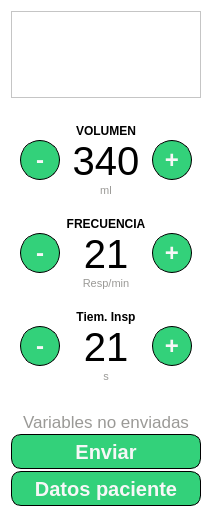
     <widget class="QFrame" name="frame_18">
      <property name="minimumSize">
       <size>
        <width>170</width>
        <height>521</height>
       </size>
      </property>
      <property name="maximumSize">
       <size>
        <width>16777215</width>
        <height>16777215</height>
       </size>
      </property>
      <property name="styleSheet">
       <string notr="true">background-color: rgb(255, 255, 255);</string>
      </property>
      <property name="frameShape">
       <enum>QFrame::NoFrame</enum>
      </property>
      <property name="frameShadow">
       <enum>QFrame::Sunken</enum>
      </property>
      <property name="lineWidth">
       <number>0</number>
      </property>
      <layout class="QGridLayout" name="gridLayout_6">
       <item row="5" column="0">
        <widget class="QFrame" name="frame_3">
         <property name="minimumSize">
          <size>
           <width>190</width>
           <height>100</height>
          </size>
         </property>
         <property name="maximumSize">
          <size>
           <width>16777215</width>
           <height>16777215</height>
          </size>
         </property>
         <property name="frameShape">
          <enum>QFrame::NoFrame</enum>
         </property>
         <property name="frameShadow">
          <enum>QFrame::Raised</enum>
         </property>
         <layout class="QVBoxLayout" name="verticalLayout">
          <property name="spacing">
           <number>0</number>
          </property>
          <property name="leftMargin">
           <number>0</number>
          </property>
          <property name="topMargin">
           <number>0</number>
          </property>
          <property name="rightMargin">
           <number>0</number>
          </property>
          <property name="bottomMargin">
           <number>0</number>
          </property>
          <item>
           <widget class="QLabel" name="label_25">
            <property name="minimumSize">
             <size>
              <width>0</width>
              <height>20</height>
             </size>
            </property>
            <property name="maximumSize">
             <size>
              <width>16777215</width>
              <height>20</height>
             </size>
            </property>
            <property name="font">
             <font>
              <pointsize>13</pointsize>
              <weight>50</weight>
              <italic>false</italic>
              <bold>false</bold>
              <underline>false</underline>
              <strikeout>false</strikeout>
              <stylestrategy>PreferDefault</stylestrategy>
              <kerning>true</kerning>
             </font>
            </property>
            <property name="styleSheet">
             <string notr="true">color: rgb(154, 153, 150);</string>
            </property>
            <property name="text">
             <string>Variables no enviadas</string>
            </property>
            <property name="alignment">
             <set>Qt::AlignCenter</set>
            </property>
           </widget>
          </item>
          <item>
           <widget class="QPushButton" name="pushButton_5">
            <property name="minimumSize">
             <size>
              <width>0</width>
              <height>35</height>
             </size>
            </property>
            <property name="font">
             <font>
              <pointsize>15</pointsize>
              <weight>75</weight>
              <bold>true</bold>
             </font>
            </property>
            <property name="styleSheet">
             <string notr="true">QPushButton{
	color: rgb(247, 247, 247);
	background-color: rgb(51, 209, 122);
	border-radius: 10%;
    border: 1px solid #000;
	
}

QPushButton:hover {background-color: rgb(230, 97, 0);}

QPushButton:hover:!pressed
{
  border: 1.5px solid black;
}</string>
            </property>
            <property name="text">
             <string>Enviar</string>
            </property>
            <property name="checkable">
             <bool>true</bool>
            </property>
           </widget>
          </item>
          <item>
           <widget class="QPushButton" name="pushButton_6">
            <property name="minimumSize">
             <size>
              <width>0</width>
              <height>35</height>
             </size>
            </property>
            <property name="font">
             <font>
              <pointsize>15</pointsize>
              <weight>75</weight>
              <bold>true</bold>
             </font>
            </property>
            <property name="styleSheet">
             <string notr="true">QPushButton{
	color: rgb(247, 247, 247);
	background-color: rgb(51, 209, 122);
	border-radius: 10%;
    border: 1px solid #000;
	
}

QPushButton:hover {background-color: rgb(230, 97, 0);}

QPushButton:hover:!pressed
{
  border: 1.5px solid black;
}</string>
            </property>
            <property name="text">
             <string>Datos paciente</string>
            </property>
            <property name="checkable">
             <bool>true</bool>
            </property>
           </widget>
          </item>
         </layout>
        </widget>
       </item>
       <item row="0" column="0">
        <widget class="QFrame" name="frame">
         <property name="frameShape">
          <enum>QFrame::StyledPanel</enum>
         </property>
         <property name="frameShadow">
          <enum>QFrame::Raised</enum>
         </property>
         <layout class="QHBoxLayout" name="horizontalLayout_10">
          <property name="spacing">
           <number>0</number>
          </property>
          <property name="leftMargin">
           <number>0</number>
          </property>
          <property name="topMargin">
           <number>0</number>
          </property>
          <property name="rightMargin">
           <number>0</number>
          </property>
          <property name="bottomMargin">
           <number>0</number>
          </property>
          <item>
           <widget class="QLabel" name="label_2">
            <property name="styleSheet">
             <string notr="true">image: url(:/logos/Images/Unillanos.png);</string>
            </property>
            <property name="text">
             <string/>
            </property>
           </widget>
          </item>
         </layout>
        </widget>
       </item>
       <item row="1" column="0">
        <widget class="QFrame" name="frame_2">
         <property name="minimumSize">
          <size>
           <width>190</width>
           <height>300</height>
          </size>
         </property>
         <property name="maximumSize">
          <size>
           <width>16777215</width>
           <height>16777215</height>
          </size>
         </property>
         <property name="frameShape">
          <enum>QFrame::NoFrame</enum>
         </property>
         <property name="frameShadow">
          <enum>QFrame::Raised</enum>
         </property>
         <layout class="QVBoxLayout" name="verticalLayout_7">
          <property name="spacing">
           <number>0</number>
          </property>
          <property name="leftMargin">
           <number>9</number>
          </property>
          <property name="topMargin">
           <number>0</number>
          </property>
          <property name="rightMargin">
           <number>9</number>
          </property>
          <property name="bottomMargin">
           <number>0</number>
          </property>
          <item>
           <layout class="QHBoxLayout" name="horizontalLayout">
            <item>
             <widget class="QPushButton" name="minus_1">
              <property name="minimumSize">
               <size>
                <width>40</width>
                <height>40</height>
               </size>
              </property>
              <property name="maximumSize">
               <size>
                <width>40</width>
                <height>40</height>
               </size>
              </property>
              <property name="font">
               <font>
                <pointsize>18</pointsize>
                <weight>75</weight>
                <bold>true</bold>
               </font>
              </property>
              <property name="styleSheet">
               <string notr="true">QPushButton{
	color: rgb(247, 247, 247);
	
	
	background-color: rgb(51, 209, 122);
border-radius: 20%;
    border: 1px solid #000;
}

QPushButton:hover {background-color: rgb(230, 97, 0);}

QPushButton:hover:!pressed
{
  border: 1.5px solid black;
}</string>
              </property>
              <property name="text">
               <string>-</string>
              </property>
              <property name="checkable">
               <bool>true</bool>
              </property>
             </widget>
            </item>
            <item>
             <layout class="QVBoxLayout" name="verticalLayout_3">
              <property name="spacing">
               <number>0</number>
              </property>
              <item>
               <widget class="QLabel" name="label_19">
                <property name="font">
                 <font>
                  <weight>75</weight>
                  <bold>true</bold>
                 </font>
                </property>
                <property name="text">
                 <string>VOLUMEN</string>
                </property>
                <property name="alignment">
                 <set>Qt::AlignCenter</set>
                </property>
               </widget>
              </item>
              <item>
               <widget class="QLabel" name="label_21">
                <property name="font">
                 <font>
                  <pointsize>30</pointsize>
                 </font>
                </property>
                <property name="text">
                 <string>340</string>
                </property>
                <property name="alignment">
                 <set>Qt::AlignCenter</set>
                </property>
               </widget>
              </item>
              <item>
               <widget class="QLabel" name="label_20">
                <property name="font">
                 <font>
                  <pointsize>8</pointsize>
                  <weight>50</weight>
                  <italic>false</italic>
                  <bold>false</bold>
                  <underline>false</underline>
                  <strikeout>false</strikeout>
                  <stylestrategy>PreferDefault</stylestrategy>
                  <kerning>true</kerning>
                 </font>
                </property>
                <property name="styleSheet">
                 <string notr="true">color: rgb(154, 153, 150);</string>
                </property>
                <property name="text">
                 <string>ml</string>
                </property>
                <property name="alignment">
                 <set>Qt::AlignCenter</set>
                </property>
               </widget>
              </item>
             </layout>
            </item>
            <item>
             <widget class="QPushButton" name="pushButton_18">
              <property name="minimumSize">
               <size>
                <width>40</width>
                <height>40</height>
               </size>
              </property>
              <property name="maximumSize">
               <size>
                <width>40</width>
                <height>40</height>
               </size>
              </property>
              <property name="font">
               <font>
                <pointsize>18</pointsize>
                <weight>75</weight>
                <bold>true</bold>
               </font>
              </property>
              <property name="styleSheet">
               <string notr="true">QPushButton{
	color: rgb(247, 247, 247);
	
	
	background-color: rgb(51, 209, 122);
border-radius: 20%;
    border: 1px solid #000;
}

QPushButton:hover {background-color: rgb(230, 97, 0);}

QPushButton:hover:!pressed
{
  border: 1.5px solid black;
}</string>
              </property>
              <property name="text">
               <string>+</string>
              </property>
              <property name="checkable">
               <bool>true</bool>
              </property>
             </widget>
            </item>
           </layout>
          </item>
          <item>
           <layout class="QHBoxLayout" name="horizontalLayout_4">
            <item>
             <widget class="QPushButton" name="minus_2">
              <property name="minimumSize">
               <size>
                <width>40</width>
                <height>40</height>
               </size>
              </property>
              <property name="maximumSize">
               <size>
                <width>40</width>
                <height>40</height>
               </size>
              </property>
              <property name="font">
               <font>
                <pointsize>18</pointsize>
                <weight>75</weight>
                <bold>true</bold>
               </font>
              </property>
              <property name="styleSheet">
               <string notr="true">QPushButton{
	color: rgb(247, 247, 247);
	
	
	background-color: rgb(51, 209, 122);
border-radius: 20%;
    border: 1px solid #000;
}

QPushButton:hover {background-color: rgb(230, 97, 0);}

QPushButton:hover:!pressed
{
  border: 1.5px solid black;
}</string>
              </property>
              <property name="text">
               <string>-</string>
              </property>
              <property name="checkable">
               <bool>true</bool>
              </property>
             </widget>
            </item>
            <item>
             <layout class="QVBoxLayout" name="verticalLayout_6">
              <property name="spacing">
               <number>0</number>
              </property>
              <item>
               <widget class="QLabel" name="label_22">
                <property name="font">
                 <font>
                  <weight>75</weight>
                  <bold>true</bold>
                 </font>
                </property>
                <property name="text">
                 <string>FRECUENCIA</string>
                </property>
                <property name="alignment">
                 <set>Qt::AlignCenter</set>
                </property>
               </widget>
              </item>
              <item>
               <widget class="QLabel" name="label_23">
                <property name="font">
                 <font>
                  <pointsize>30</pointsize>
                 </font>
                </property>
                <property name="text">
                 <string>21</string>
                </property>
                <property name="alignment">
                 <set>Qt::AlignCenter</set>
                </property>
               </widget>
              </item>
              <item>
               <widget class="QLabel" name="label_24">
                <property name="font">
                 <font>
                  <pointsize>8</pointsize>
                  <weight>50</weight>
                  <italic>false</italic>
                  <bold>false</bold>
                  <underline>false</underline>
                  <strikeout>false</strikeout>
                  <stylestrategy>PreferDefault</stylestrategy>
                  <kerning>true</kerning>
                 </font>
                </property>
                <property name="styleSheet">
                 <string notr="true">color: rgb(154, 153, 150);</string>
                </property>
                <property name="text">
                 <string>Resp/min</string>
                </property>
                <property name="alignment">
                 <set>Qt::AlignCenter</set>
                </property>
               </widget>
              </item>
             </layout>
            </item>
            <item>
             <widget class="QPushButton" name="pushButton_16">
              <property name="minimumSize">
               <size>
                <width>40</width>
                <height>40</height>
               </size>
              </property>
              <property name="maximumSize">
               <size>
                <width>40</width>
                <height>40</height>
               </size>
              </property>
              <property name="font">
               <font>
                <pointsize>18</pointsize>
                <weight>75</weight>
                <bold>true</bold>
               </font>
              </property>
              <property name="styleSheet">
               <string notr="true">QPushButton{
	color: rgb(247, 247, 247);
	
	
	background-color: rgb(51, 209, 122);
border-radius: 20%;
    border: 1px solid #000;
}

QPushButton:hover {background-color: rgb(230, 97, 0);}

QPushButton:hover:!pressed
{
  border: 1.5px solid black;
}</string>
              </property>
              <property name="text">
               <string>+</string>
              </property>
              <property name="checkable">
               <bool>true</bool>
              </property>
             </widget>
            </item>
           </layout>
          </item>
          <item>
           <layout class="QHBoxLayout" name="horizontalLayout_2">
            <item>
             <widget class="QPushButton" name="minus_3">
              <property name="minimumSize">
               <size>
                <width>40</width>
                <height>40</height>
               </size>
              </property>
              <property name="maximumSize">
               <size>
                <width>40</width>
                <height>40</height>
               </size>
              </property>
              <property name="font">
               <font>
                <pointsize>18</pointsize>
                <weight>75</weight>
                <bold>true</bold>
               </font>
              </property>
              <property name="styleSheet">
               <string notr="true">QPushButton{
	color: rgb(247, 247, 247);
	
	
	background-color: rgb(51, 209, 122);
border-radius: 20%;
    border: 1px solid #000;
}

QPushButton:hover {background-color: rgb(230, 97, 0);}

QPushButton:hover:!pressed
{
  border: 1.5px solid black;
}</string>
              </property>
              <property name="text">
               <string>-</string>
              </property>
              <property name="checkable">
               <bool>true</bool>
              </property>
             </widget>
            </item>
            <item>
             <layout class="QVBoxLayout" name="verticalLayout_5">
              <property name="spacing">
               <number>0</number>
              </property>
              <item>
               <widget class="QLabel" name="label_14">
                <property name="font">
                 <font>
                  <weight>75</weight>
                  <bold>true</bold>
                 </font>
                </property>
                <property name="text">
                 <string>Tiem. Insp</string>
                </property>
                <property name="alignment">
                 <set>Qt::AlignCenter</set>
                </property>
               </widget>
              </item>
              <item>
               <widget class="QLabel" name="label_13">
                <property name="font">
                 <font>
                  <pointsize>30</pointsize>
                 </font>
                </property>
                <property name="text">
                 <string>21</string>
                </property>
                <property name="alignment">
                 <set>Qt::AlignCenter</set>
                </property>
               </widget>
              </item>
              <item>
               <widget class="QLabel" name="label_4">
                <property name="font">
                 <font>
                  <pointsize>8</pointsize>
                  <weight>50</weight>
                  <italic>false</italic>
                  <bold>false</bold>
                  <underline>false</underline>
                  <strikeout>false</strikeout>
                  <stylestrategy>PreferDefault</stylestrategy>
                  <kerning>true</kerning>
                 </font>
                </property>
                <property name="styleSheet">
                 <string notr="true">color: rgb(154, 153, 150);</string>
                </property>
                <property name="text">
                 <string>s</string>
                </property>
                <property name="alignment">
                 <set>Qt::AlignCenter</set>
                </property>
               </widget>
              </item>
             </layout>
            </item>
            <item>
             <widget class="QPushButton" name="pushButton_15">
              <property name="minimumSize">
               <size>
                <width>40</width>
                <height>40</height>
               </size>
              </property>
              <property name="maximumSize">
               <size>
                <width>40</width>
                <height>40</height>
               </size>
              </property>
              <property name="font">
               <font>
                <pointsize>18</pointsize>
                <weight>75</weight>
                <bold>true</bold>
               </font>
              </property>
              <property name="styleSheet">
               <string notr="true">QPushButton{
	color: rgb(247, 247, 247);
	
	
	background-color: rgb(51, 209, 122);
border-radius: 20%;
    border: 1px solid #000;
}

QPushButton:hover {background-color: rgb(230, 97, 0);}

QPushButton:hover:!pressed
{
  border: 1.5px solid black;
}</string>
              </property>
              <property name="text">
               <string>+</string>
              </property>
              <property name="checkable">
               <bool>true</bool>
              </property>
             </widget>
            </item>
           </layout>
          </item>
         </layout>
        </widget>
       </item>
      </layout>
     </widget>
